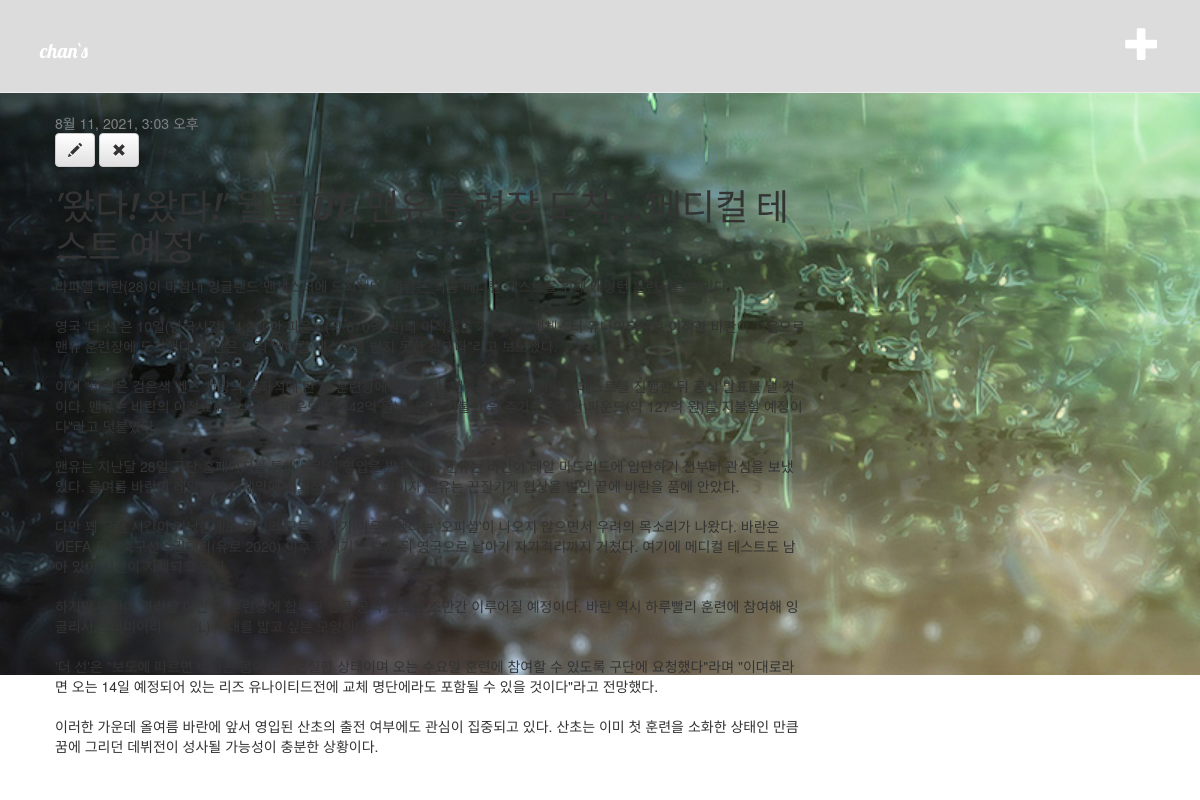
Screenshot of /post/3/ (signed in) with the database file from the repository.
### blog/models.py (models this page shows, shortened)
class Post(models.Model):
    author = models.ForeignKey(settings.AUTH_USER_MODEL, on_delete=models.CASCADE)
    title = models.CharField(max_length=200)
    text = models.TextField()
    created_date = models.DateTimeField(
            default=timezone.now)
    published_date = models.DateTimeField(
            blank=True, null=True)

### blog/views.py (the view)
# urls.py: path('post/<int:pk>/', views.post_detail, name='post_detail'),
def post_detail(request, pk):
    post = get_object_or_404(Post, pk=pk)
    return render(request, 'blog/post_detail.html', {'post': post})

### blog/templates/blog/post_detail.html
{% extends 'blog/base.html' %}
{% block content %}
    <div class="post">
        {% if post.published_date %}
            <div class="date">
                {{ post.published_date }}
            </div>
        {% else %}
            <a class="btn btn-default" href="{% url 'post_publish' pk=post.pk %}">Publish</a>
        {% endif %}
        {% if user.is_authenticated %}
            <a class="btn btn-default" href="{% url 'post_edit' pk=post.pk %}"><span class="glyphicon glyphicon-pencil"></span></a>
            <a class="btn btn-default" href="{% url 'post_remove' pk=post.pk %}"><span class="glyphicon glyphicon-remove"></span></a>
        {% endif %}
        <h1>{{ post.title }}</h1>
        <p>{{ post.text|linebreaksbr }}</p>
    </div>
{% endblock %}

### blog/static/css/blog.css (style rules this page uses)
body { background: url('../image/bg1.jpg') no-repeat; background-size : 100%; }
h1, h2, h3, h4 { font-family: 'Lobster', cursive; }
.date { color: #828282; }
.post { margin-bottom: 20px; }

### rows the page displays
Post: published_date "8월 11, 2021, 3:03 오후", title "'왔다! 왔다!' 월클 DF, 맨유 훈련장 도착...'메디컬 테스트 예정'", text "라파엘 바란(28)이 마침내 잉글랜드 맨체스터에 도착했다. 바란은 최종 메디컬 테스트를 위해 캐링턴 훈련장을 찾았다. 영국 '더 선'은 10일(한국시간) \"4,200만 파운드(약 670억 원)의 이적료를 기록하고 맨체스터 유나이티드로 이적한 바란이 처음으로 맨유 훈련장에 도착했다. 바란은 아직 메디컬 테스트를 받지 못한 상태다\"라고 보도했다. 이어 \"바란은 검은색 벤츠 차량의 뒷좌석에 탄 채 훈련장에 들어갔다. 맨유는 바란의 메디컬 테스트를 진행한 뒤 공식 발표를 낼 것이다. 맨유는 바란의 이적료로 3,400만 파운드(약 542억 원)를 먼저 지불한 뒤 추가로 800만 파운드(약 127억 원)를 지불할 예정이다\"라고 덧붙였다. 맨유는 지난달 28일 구단 홈페이지를 통해 바란의 영입을 발표했다. 맨유는 바란이 레알 마드리드에 입단하기 전부터 관심을 보냈었다. 올여름 바란이 레알과의 재계약에 회의적인 태도를 보이자 맨유는 끈질기게 협상을 벌인 끝에 바란을 품에 안았다. 다만 꽤 오랜 시간이 지났음에도 영입의 모든 절차가 마무리됐다는 '오피셜'이 나오지 않으면서 우려의 목소리가 나왔다. 바란은 UEFA 유럽축구선수권대회(유로 2020) 이후 휴식기를 보낸 뒤 영국으로 날아가 자가격리까지 거쳤다. 여기에 메디컬 테스트도 남아 있어 시간이 지체되고 있다. 하지만 바란이 격리를 마친 뒤 훈련장에 합류한 만큼 공식 발표는 조만간 이루어질…"
